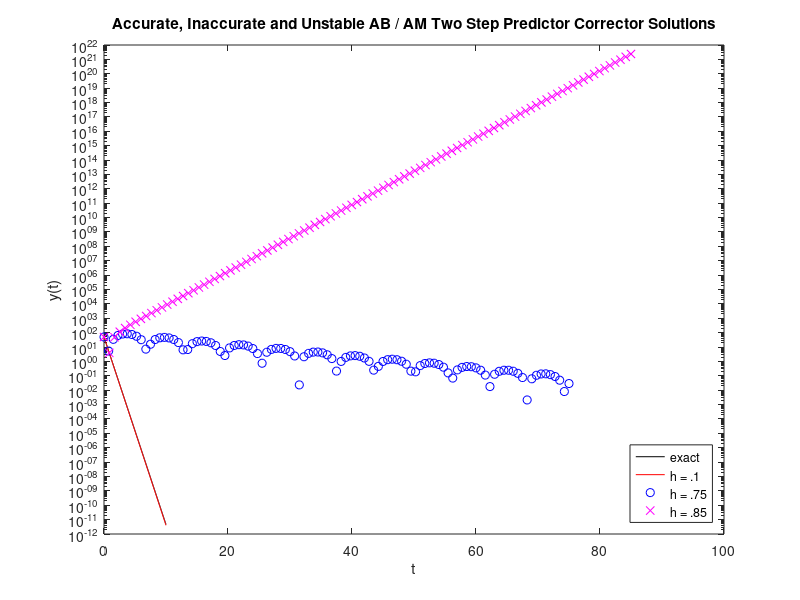

Write MATLAB code to recreate this figure.
%% Matt McFarland
% ENGS 91, lab 6, question 2

function [] = q2()
% Write AB / AM Two Step Predictor Corrector Scheme
close all; clear all;
%% Define constants and functions

y0      = 50;
t_start = 0;

h       = [.1 .75 .85];              % accurate, stable but inaccurate and unstable time steps

yFunc       = @(t) (y0 * exp(-3.*t));   % analytical solution 
dydt        = @(y, t) (-3.*y);             % ODE
points      = 100;

% Solve ODE for different step sizes
[accurate_t, accurate_y]        = TwoStep(dydt, h(1), yFunc,y0, t_start, h(1)*points, 0);
[inaccurate_t, inaccurate_y]    = TwoStep(dydt, h(2), yFunc,y0, t_start, h(2)*points, 0);
[unstable_t, unstable_y]        = TwoStep(dydt, h(3), yFunc,y0, t_start, h(3)*points, 0);

exact_t = linspace(t_start, h(1)*points, 1000);
exact_y = yFunc(exact_t);

figure()
semilogy(exact_t,       abs(exact_y), 'k',...
        accurate_t,     abs(accurate_y),'r',...
        inaccurate_t,   abs(inaccurate_y),'bo',...
        unstable_t,     abs(unstable_y),'mx')
xlabel('t')
ylabel('y(t)')
title('Accurate, Inaccurate and Unstable AB / AM Two Step Predictor Corrector Solutions')
legend('exact','h = .1','h = .75','h = .85','Location','southeast')
    

end

%% A-B / A-M 2-Step Predictor Corrector Solution to ODE 
%  Uses Analytic solution to get first point beyond initial value
function [TwoStep_t, TwoStep_y] = TwoStep(RateFunc, step_size, AnalyticFunc,y_0, t_0, t_end, n_max)

    max_len = int64((t_end - t_0) / step_size);
    TwoStep_t = zeros(n_max + 1, max_len);
    TwoStep_y = zeros(n_max + 1, max_len);
    
    TwoStep_t(1,1) = t_0;
    TwoStep_y(1,1) = y_0;

    delta_t         = step_size;
    steps           = (t_end - t_0) / delta_t;

    % Use analytic function to get first point beyond initial value
    TwoStep_y(1,2)  = AnalyticFunc(TwoStep_t(1,1) + delta_t);
    TwoStep_t(1,2)  = TwoStep_t(1,1) + delta_t;

    % Calculate using prediction - correction with 1 correction 
    for j = 2:steps
        TwoStep_t(1,j+1) = TwoStep_t(1,1) + j * delta_t;

        f_cur       = RateFunc( TwoStep_y(1,j),   TwoStep_t(1,j)   );
        f_back      = RateFunc( TwoStep_y(1,j-1), TwoStep_t(1,j-1) );
        predict     = TwoStep_y(1,j) + delta_t/2 * (3 * f_cur - f_back);
        correct     = RateFunc( predict, TwoStep_t(1,j+1) );

        TwoStep_y(1,j+1) = TwoStep_y(1,j) + ... 
            delta_t/12 * (5 * correct + 8 * f_cur - f_back);
    end         
end